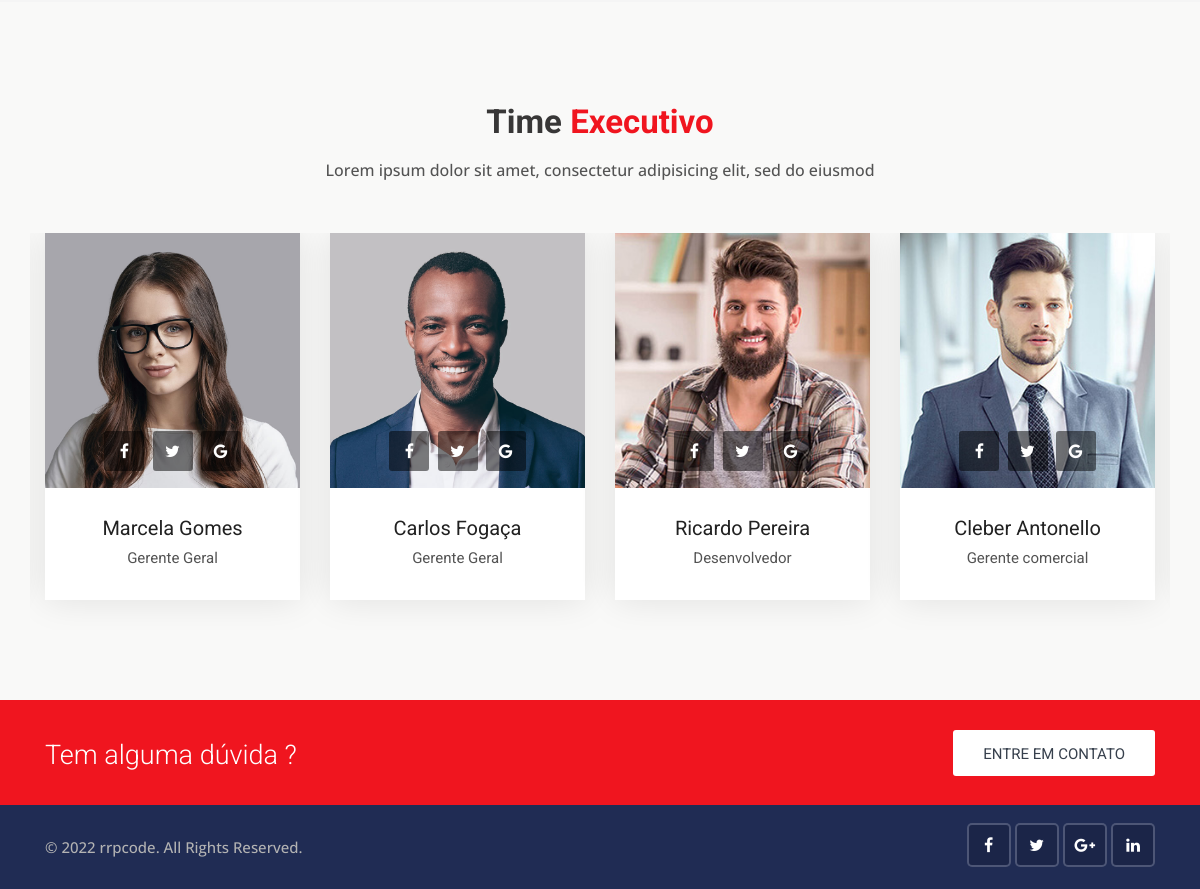
/ (lower part), run on an earlier commit of the app's database.
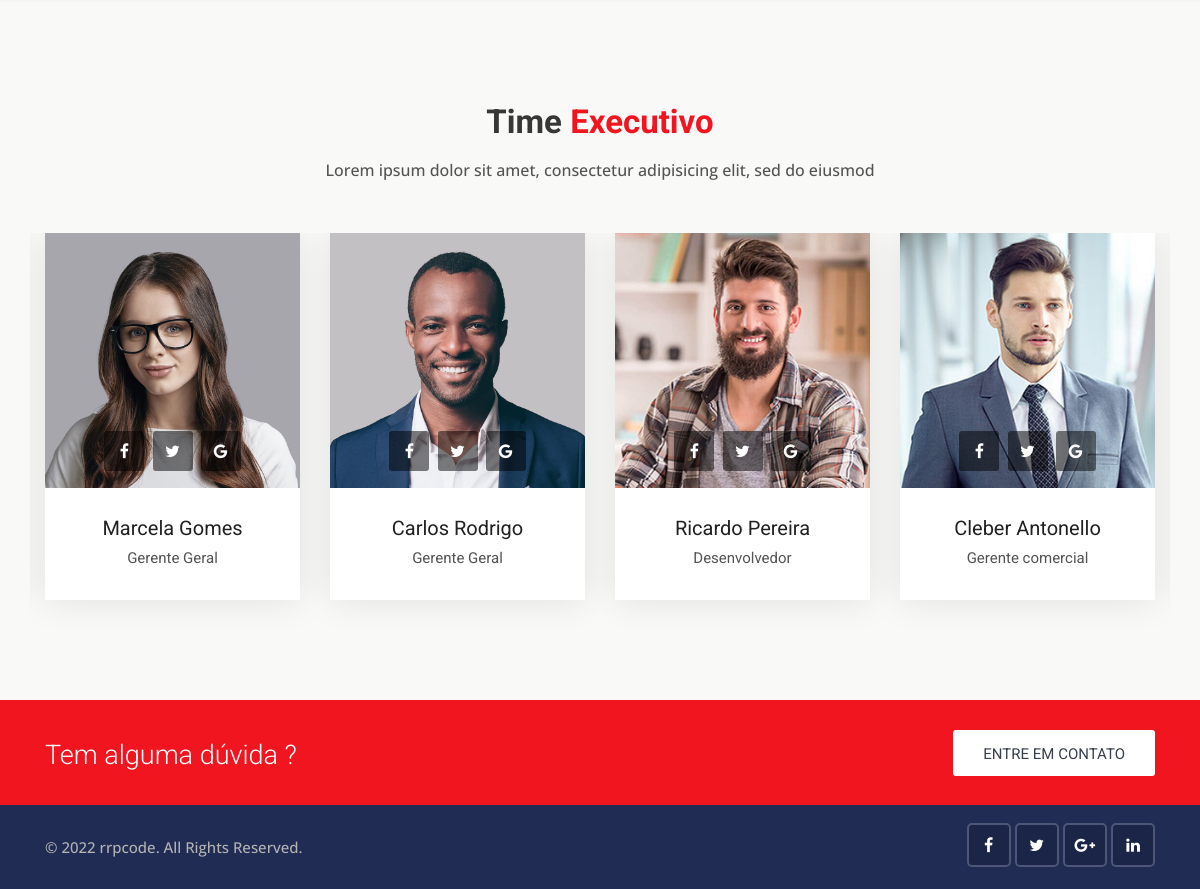
And on a later commit of the database.
### pages/models.py (models this page shows, shortened)
class Team(models.Model):
    first_name = models.CharField('Nome', max_length=100)
    last_name = models.CharField('Sobrenome', max_length=100)
    designation = models.CharField('Função', max_length=100)
    photo = models.ImageField('Foto', upload_to='photos/%Y/%m/%d/')
    facebook_link = models.URLField('Facebook', max_length=100)
    twitter_link = models.URLField('Twitter', max_length=100)
    google_plus_link = models.URLField('Google', max_length=100)
    created_date = models.DateTimeField('Data de Criação', auto_now_add=True)

### pages/views.py (the view)
# urls.py: path("", index, name='index'),
def index(request):
    teams = Team.objects.all()
    featured_cars = Car.objects.order_by('-created_date').filter(is_featured=True)
    all_cars = Car.objects.order_by('-created_date')
    model_search = Car.objects.values_list('model', flat=True).distinct()
    city_search = Car.objects.values_list('city', flat=True).distinct()
    year_search = Car.objects.values_list('year', flat=True).distinct()
    body_style_search = Car.objects.values_list('body_style', flat=True).distinct()
    data = {
        'teams': teams,
        'featured_cars': featured_cars,
        'all_cars': all_cars,
        'model_search': model_search,
        'city_search': city_search,
        'year_search': year_search,
        'body_style_search': body_style_search,
    }
    return render(request, 'pages/index.html', data)

### templates/pages/index.html (shortened to what this page needs)
{% extends 'base.html' %}
{% block content %}
{% load humanize %}
{% load static %}
<div class="our-team content-area bg-grea-3">
    <div class="container">
        <div class="main-title">
            <h1>Time <span>Executivo</span></h1>
            <p>Lorem ipsum dolor sit amet, consectetur adipisicing elit, sed do eiusmod</p>
        </div>
        <div class="slick-slider-area clearfix">
            <div class="row slick-carousel" data-slick='{"slidesToShow": 4, "responsive":[{"breakpoint": 1024,"settings":{"slidesToShow": 2}}, {"breakpoint": 768,"settings":{"slidesToShow": 1}}]}'>
             {% for team in teams %}
                <div class="slick-slide-item">
                    <div class="team-1">
                        <div class="photo">
                            <a href="#">
                                <img src="{{ team.photo.url }}" alt="team-1" class="img-fluid">
                            </a>
                            <div class="social-list clearfix">
                                <a href="{{ team.facebook_link }}" target="_blank" class="facebook-bg"><i class="fa fa-facebook"></i></a>
                                <a href="{{ team.twitter_link }}" target="_blank" class="twitter-bg"><i class="fa fa-twitter"></i></a>
                                <a href="{{ team.google_plus_link }}" target="_blank" class="google-bg"><i class="fa fa-google"></i></a>
                            </div>
                        </div>
                        <div class="details">
                            <h4><a href="team-detail.html">{{ team.first_name }} {{ team.last_name }}</a></h4>
                            <h5>{{ team.designation }}</h5>
                        </div>
                    </div>
                </div>
            {% endfor %}
            </div>
        </div>
    </div>
</div>
<div class="intro-section">
    <div class="container">
        <div class="row">
            <div class="col-lg-9 col-md-8 col-sm-12">
                <div class="intro-text">
                    <h3>Tem alguma dúvida ?</h3>
                </div>
            </div>
            <div class="col-lg-3 col-md-4 col-sm-12">
                <a href="contact.html" class="btn btn-md">Entre em contato</a>
            </div>
        </div>
    </div>
</div>
{% endblock %}

What changed in the data, as far as the page shows it:
changed Team "Carlos": last_name "Fogaça" → "Rodrigo"
